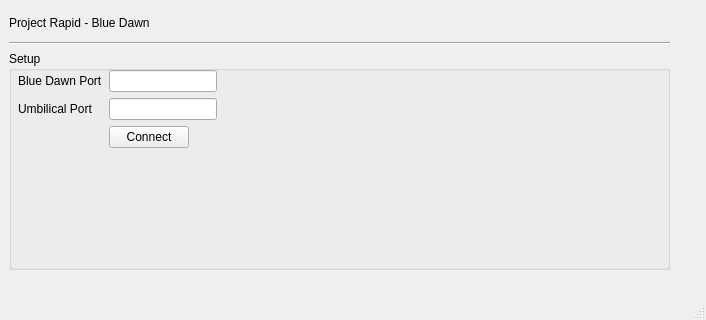
<?xml version="1.0" encoding="UTF-8"?>
<ui version="4.0">
 <class>mainWindow</class>
 <widget class="QMainWindow" name="mainWindow">
  <property name="geometry">
   <rect>
    <x>0</x>
    <y>0</y>
    <width>706</width>
    <height>320</height>
   </rect>
  </property>
  <property name="sizePolicy">
   <sizepolicy hsizetype="Minimum" vsizetype="Ignored">
    <horstretch>0</horstretch>
    <verstretch>0</verstretch>
   </sizepolicy>
  </property>
  <property name="windowTitle">
   <string>Bruin Space GSE Setup</string>
  </property>
  <property name="windowIcon">
   <iconset>
    <normaloff>images/MainLogo.png</normaloff>images/MainLogo.png</iconset>
  </property>
  <widget class="QWidget" name="centralwidget">
   <widget class="QWidget" name="verticalLayoutWidget">
    <property name="geometry">
     <rect>
      <x>9</x>
      <y>9</y>
      <width>661</width>
      <height>261</height>
     </rect>
    </property>
    <layout class="QVBoxLayout" name="verticalLayout" stretch="1,0,8">
     <item>
      <widget class="QLabel" name="label">
       <property name="text">
        <string>Project Rapid - Blue Dawn</string>
       </property>
      </widget>
     </item>
     <item>
      <widget class="Line" name="line">
       <property name="orientation">
        <enum>Qt::Horizontal</enum>
       </property>
      </widget>
     </item>
     <item>
      <widget class="QGroupBox" name="port_groupbox">
       <property name="title">
        <string>Setup</string>
       </property>
       <widget class="QWidget" name="formLayoutWidget">
        <property name="geometry">
         <rect>
          <x>9</x>
          <y>19</y>
          <width>661</width>
          <height>211</height>
         </rect>
        </property>
        <layout class="QFormLayout" name="formLayout">
         <item row="1" column="0">
          <widget class="QLabel" name="labelBlue">
           <property name="text">
            <string>Blue Dawn Port</string>
           </property>
          </widget>
         </item>
         <item row="1" column="1">
          <widget class="QLineEdit" name="bd_port">
           <property name="sizePolicy">
            <sizepolicy hsizetype="Maximum" vsizetype="Fixed">
             <horstretch>0</horstretch>
             <verstretch>0</verstretch>
            </sizepolicy>
           </property>
           <property name="inputMask">
            <string/>
           </property>
           <property name="text">
            <string/>
           </property>
          </widget>
         </item>
         <item row="2" column="0">
          <widget class="QLabel" name="labelUmb">
           <property name="text">
            <string>Umbilical Port</string>
           </property>
          </widget>
         </item>
         <item row="2" column="1">
          <widget class="QLineEdit" name="ub_port">
           <property name="sizePolicy">
            <sizepolicy hsizetype="Maximum" vsizetype="Fixed">
             <horstretch>0</horstretch>
             <verstretch>0</verstretch>
            </sizepolicy>
           </property>
          </widget>
         </item>
         <item row="3" column="1">
          <widget class="QPushButton" name="buttonConnect">
           <property name="sizePolicy">
            <sizepolicy hsizetype="Maximum" vsizetype="Fixed">
             <horstretch>0</horstretch>
             <verstretch>0</verstretch>
            </sizepolicy>
           </property>
           <property name="text">
            <string>Connect</string>
           </property>
           <property name="default">
            <bool>false</bool>
           </property>
           <property name="flat">
            <bool>false</bool>
           </property>
          </widget>
         </item>
        </layout>
       </widget>
      </widget>
     </item>
    </layout>
   </widget>
  </widget>
  <widget class="QStatusBar" name="statusbar"/>
 </widget>
 <resources>
  <include location="resources.qrc"/>
 </resources>
 <connections/>
</ui>
